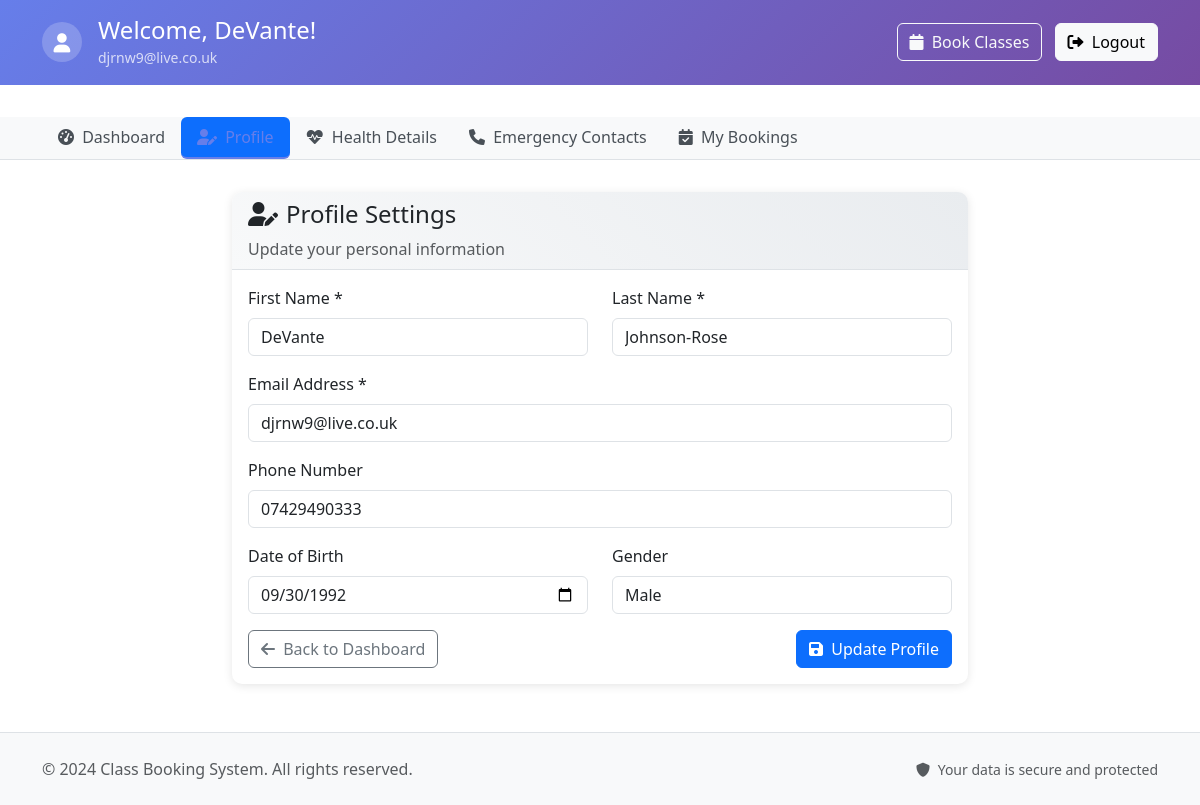
The page /public/user/profile.php (signed in) on the database its author committed.
### tables this page shows
CREATE TABLE `users` (
  `id` int(11) NOT NULL AUTO_INCREMENT,
  `first_name` varchar(50) NOT NULL,
  `last_name` varchar(50) NOT NULL,
  `email` varchar(100) NOT NULL,
  `password_hash` varchar(255) NOT NULL,
  `phone` varchar(20) DEFAULT NULL,
  `date_of_birth` date DEFAULT NULL,
  `gender` enum('male','female','other','prefer_not_to_say') DEFAULT NULL,
  `health_questionnaire` longtext DEFAULT NULL CHECK (json_valid(`health_questionnaire`)),
  `created_at` timestamp NOT NULL DEFAULT current_timestamp(),
  `updated_at` timestamp NOT NULL DEFAULT current_timestamp() ON UPDATE current_timestamp(),
  `status` enum('active','inactive','suspended') DEFAULT 'active',
  `free_trial_used` tinyint(1) DEFAULT 0,
  PRIMARY KEY (`id`),
  UNIQUE KEY `email` (`email`),
  KEY `idx_users_email` (`email`),
  KEY `idx_users_status` (`status`),
  KEY `idx_users_dob` (`date_of_birth`),
  KEY `idx_users_free_trial` (`free_trial_used`)
);

### public/user/profile.php (the view, shortened to what this page needs)
<?php
include 'header.php';
try {
    $pdo = connectUserDB();
    $stmt = $pdo->prepare("SELECT * FROM users WHERE id = ?");
    $stmt->execute([$userInfo['id']]);
    $userData = $stmt->fetch();
} catch (Exception $e) {
    error_log('Profile error: ' . $e->getMessage());
    $userData = null;
}
?>
<div class="row">
    <div class="col-lg-8 mx-auto">
        <div class="card">
            <div class="card-header">
                <h4><i class="fas fa-user-edit me-2"></i>Profile Settings</h4>
                <p class="mb-0 text-muted">Update your personal information</p>
            </div>
            <div class="card-body">
                <?php if ($userData): ?>
                <form method="POST">
                    <div class="row">
                        <div class="col-md-6 mb-3">
                            <label for="first_name" class="form-label">First Name *</label>
                            <input type="text" class="form-control" id="first_name" name="first_name"
                                   value="<?php echo htmlspecialchars($userData['first_name'] ?? ''); ?>"
                                   maxlength="50" required>
                        </div>
                        <div class="col-md-6 mb-3">
                            <label for="last_name" class="form-label">Last Name *</label>
                            <input type="text" class="form-control" id="last_name" name="last_name"
                                   value="<?php echo htmlspecialchars($userData['last_name'] ?? ''); ?>"
                                   maxlength="50" required>
                        </div>
                    </div>
                    <div class="mb-3">
                        <label for="email" class="form-label">Email Address *</label>
                        <input type="email" class="form-control" id="email" name="email"
                               value="<?php echo htmlspecialchars($userData['email'] ?? ''); ?>"
                               maxlength="100" required>
                    </div>
                    <div class="mb-3">
                        <label for="phone" class="form-label">Phone Number</label>
                        <input type="tel" class="form-control" id="phone" name="phone"
                               value="<?php echo htmlspecialchars($userData['phone'] ?? ''); ?>"
                               maxlength="20" placeholder="Optional">
                    </div>
                    <div class="row">
                        <div class="col-md-6 mb-3">
                            <label for="date_of_birth" class="form-label">Date of Birth</label>
                            <input type="date" class="form-control" id="date_of_birth" name="date_of_birth"
                                   value="<?php echo htmlspecialchars($userData['date_of_birth'] ?? ''); ?>">
                        </div>
                        <div class="col-md-6 mb-3">
                            <label for="gender" class="form-label">Gender</label>
                            <select class="form-control" id="gender" name="gender">
                                <option value="male" <?php echo ($userData['gender'] ?? '') === 'male' ? 'selected' : ''; ?>>Male</option>
                            </select>
                        </div>
                    </div>
                    <div class="d-flex justify-content-between">
                        <a href="dashboard.php" class="btn btn-outline-secondary">
                            <i class="fas fa-arrow-left me-1"></i> Back to Dashboard
                        </a>
                        <button type="submit" class="btn btn-primary">
                            <i class="fas fa-save me-1"></i> Update Profile
                        </button>
                    </div>
                </form>
                <?php endif; ?>
            </div>
        </div>
    </div>
</div>
<?php include 'footer.php'; ?>

### assets/css/custom.css (style rules this page uses)
.btn { border-radius: 6px; font-weight: 500; }
.card { border: none; box-shadow: 0 2px 10px rgba(0, 0, 0, 0.1); border-radius: 10px; }
.card-header { background: linear-gradient(45deg, #f8f9fa, #e9ecef); border-bottom: 1px solid #dee2e6; border-radius: 10px 10px 0 0 !important; }

### rows shown on the page
users: first_name "DeVante", last_name "Johnson-Rose", email "djrnw9@live.co.uk", phone "07429490333", date_of_birth "09/30/1992", gender "Male"

### other values the page prints
$userInfo['first_name'] "DeVante"
$userInfo['email'] "djrnw9@live.co.uk"
